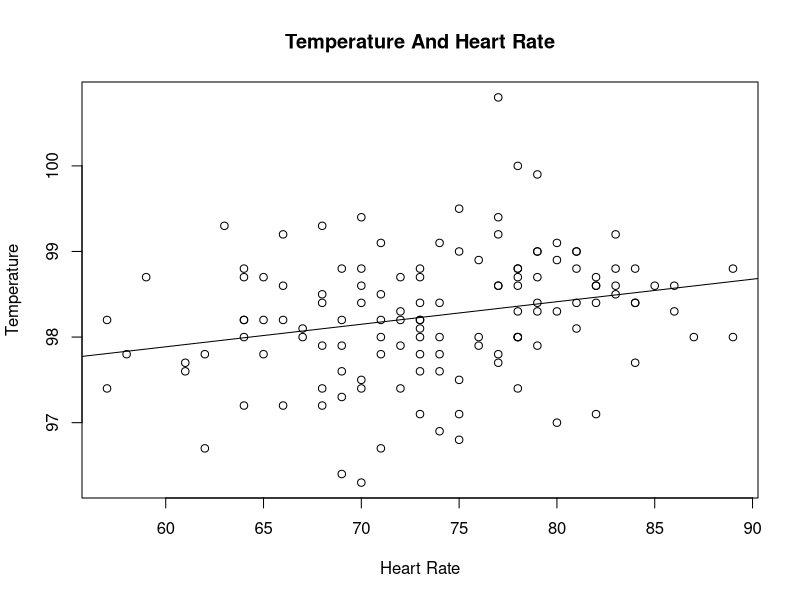

R code for this plot:
df <- read.csv('./dataset/Temperature-HeartRate.csv', header=TRUE, sep=",")

temperature <- df$temperature
heartRate <- df$heartRate


plot(heartRate,temperature, main="Temperature And Heart Rate", xlab="Heart Rate", ylab="Temperature")
abline(lm(temperature~heartRate))

cat("Pearson Correlation:",cor(heartRate, temperature ,method="pearson"),"\n")

temperature.rank <- rank(temperature)
heartRate.rank <- rank(heartRate)

cat("Spearman Correlation:",cor(heartRate.rank, temperature.rank, method="spearman"),"\n")
cat("\n")

heartRate_Normal <- scale(heartRate)
temperate_Noraml <- scale(temperature)

minmax <- function(data) {
	minimum <- min(data)
	maximum <- max(data)
	return ((data - minimum) / (maximum - minimum))
}

cat("MinMax Normalization Of Heartrate\n",minmax(heartRate),"\n")
cat("\nMinMax Normalization Of Temperature\n",minmax(temperature),"\n")